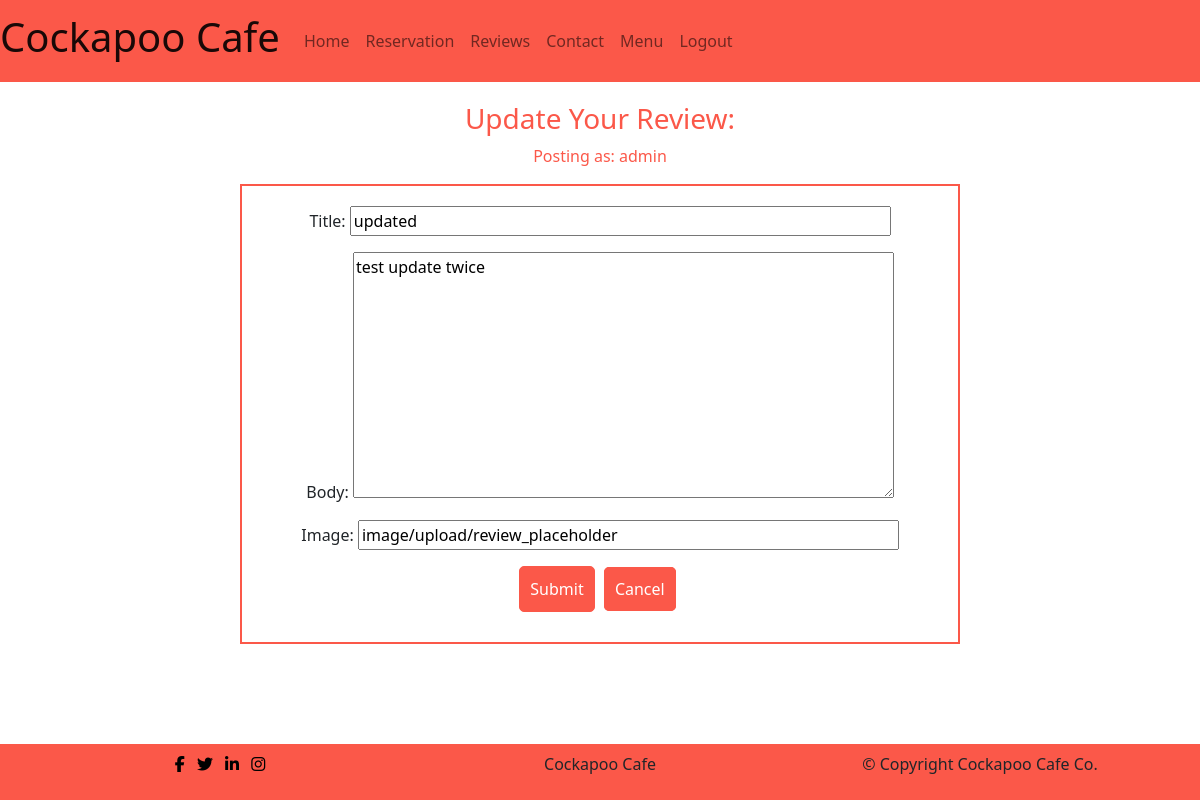
/review/update_review/16/ (signed in), run on an earlier commit of the app's database.
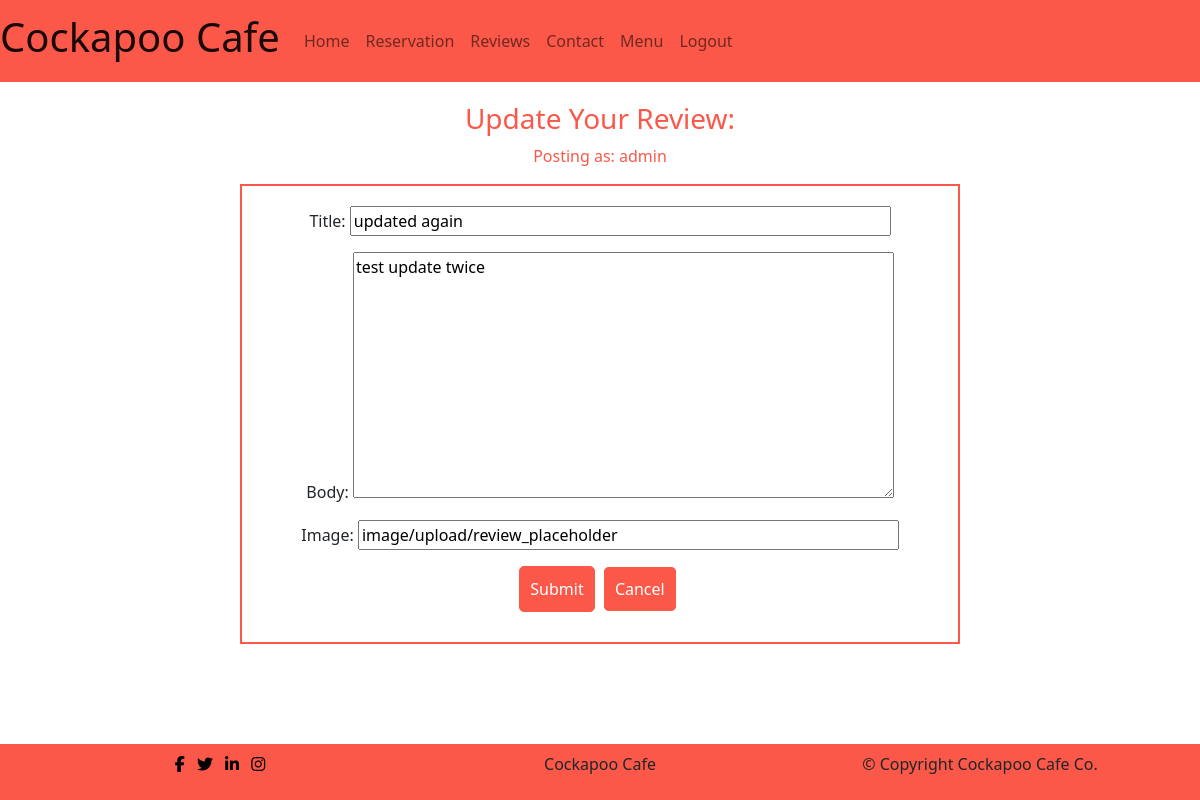
And on a later commit of the database.
### review/models.py (models this page shows, shortened)
class Review(models.Model):
    author = models.ForeignKey(
        User, on_delete=models.CASCADE, related_name="User"
    )
    title = models.CharField(max_length=200, default='no_title', null=True,
                             blank=True)
    body = models.TextField()
    image = CloudinaryField('image', default='review_placeholder')
    created_on = models.DateTimeField(auto_now_add=True)
    updated_on = models.DateTimeField(auto_now=True)
    status = models.IntegerField(choices=STATUS, default=0)
    approved = models.BooleanField(default=False)
    likes = models.ManyToManyField(User, related_name='reviews', blank=True)
    class Meta:
        ordering = ["created_on"]

### review/views.py (the view)
# urls.py: path('update_review/<pk>/', views.ReviewUpdateView.as_view(),
class ReviewUpdateView(LoginRequiredMixin, UpdateView):
    model = Review
    fields = ['title', 'body', 'image']
    template_name = 'review/update_review.html'
    success_message = "Review has been updated"
    success_url = reverse_lazy('review')

### review/templates/review/update_review.html (shortened to what this page needs)
{% extends 'base.html' %}
{% load static%}
{% block content %}
{% if reviewed %}
  <div class="alert alert-success" role="alert">
      Your comment is awaiting approval
  </div>
  {% else %}
  {% if user.is_authenticated %}
    <h3>Update Your Review:</h3>
    <p id="reviewer">Posting as: {{ user.username }}</p>
    <form method="post" enctype="multipart/form-data" class="review-form">
        {{ form.as_p }}
        <button type="submit" class="menu-btn">Submit</button>
        <a class="menu-btn" href="{% url 'review' %}">Cancel</a>
    </form>
  {% endif %}
{% endif %}
{% endblock %}

What changed in the data, as far as the page shows it:
changed Review "test update twice": title "updated" → "updated again"
